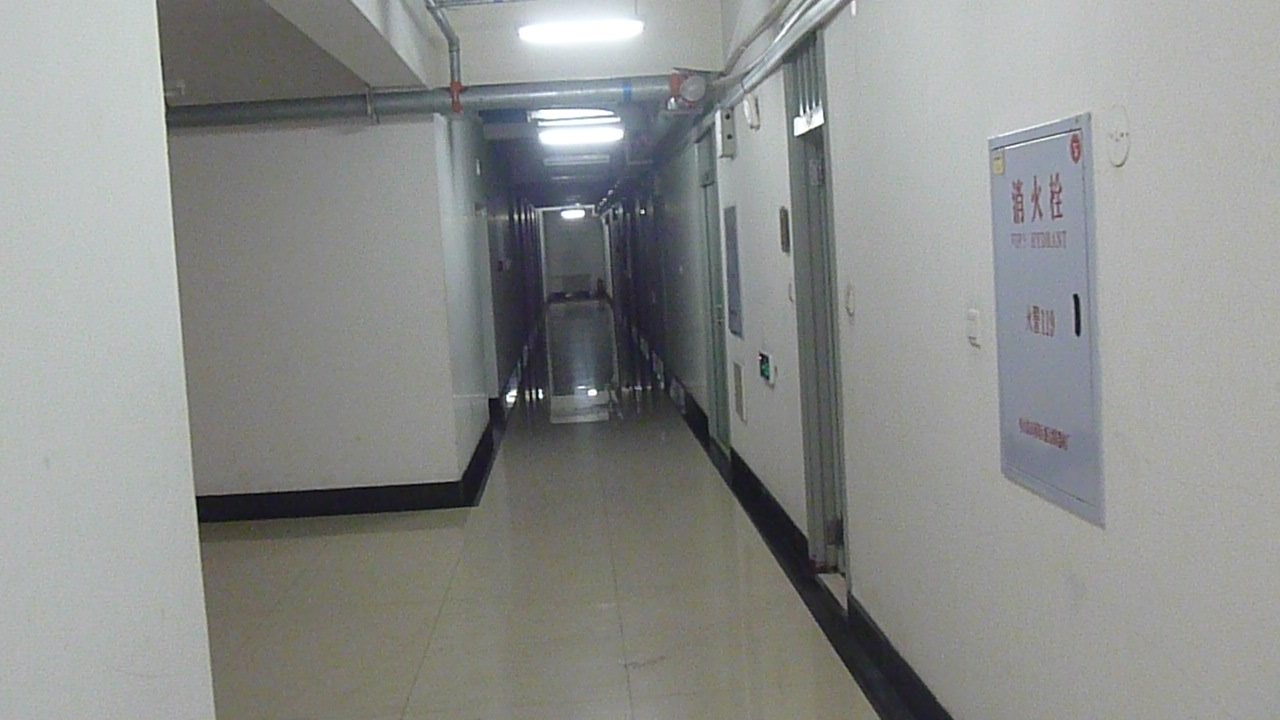
#> input picture img/corridor.jpg, 1280 x 720 px
$ python main.py   (older library calls are emulated)
#> lines starting #> are read from the running program, lines starting #| are printed output that depends on the picture
### research/util.py
#!/usr/bin/env python
# -*- coding: utf-8 -*-
'''
Created on 2014-5-23

@author: Zhou Xiong
'''
import copy
import logging

import cv2
import numpy as np

freeman_code = np.asarray([[1, 0], [1, -1], [0, -1], [-1, -1],
                           [-1, 0], [-1, 1], [0, 1], [1, 1]], np.float)


#TODO: 实现freeman chain code的可视化
# [17 lines left out: function convert_chiancode, not called in this run]

import inspect
getFuncName = lambda: inspect.stack()[1][3]


def info(*message, **dict_args):
    for e in message:
        print e,


# [86 lines left out: functions add_noise, line, line_noisy, distance_from_point_to_line, get_elements_in_window, interpolate_points, not called in this run]


class Plotter(object):

    # [72 lines left out: functions __convert_line_format, plot_lines, plot_points, plot_image, plot_contours, not called in this run]

### main.py
#!/usr/bin/env python
# -*- coding: utf-8 -*-
'''
Created on 2014-7-2

@author:  Zhou Xiong
'''
import cv2
import logging
import copy

from research.corner.corner_extraction import get_sub_image, CornerExtractor
from research.corner.global_variable import GlobalVariable
from research.util import info


def perspectvie_trans_demo():
    from research.corner.image_transformer import ImageTransformer
    from research.corner.rectangle_drawer import RectangleDrawer

    # Create a black image, a window and bind *draw_rectangle* to it
    cv2.namedWindow('image')
    cv2.setMouseCallback('image', RectangleDrawer.draw_rectangle)

    # Read image
    GlobalVariable.original_image = cv2.imread('img/corridor.jpg')
    if GlobalVariable.original_image is None:
        logging.error('Image Not Found')
        assert 0
    GlobalVariable.original_image = cv2.resize(GlobalVariable.original_image,
                                               (0, 0), fx=0.3, fy=0.3)
    # image for display
    GlobalVariable.display_image = copy.deepcopy(GlobalVariable.original_image)
    # Show image
    cv2.imshow("image", GlobalVariable.display_image)
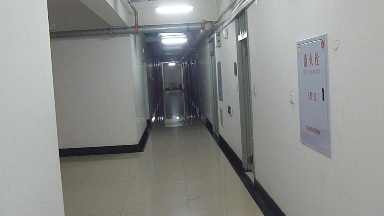
#> window 'image': shape (216, 384, 3); mean B, G, R 140.1, 142, 140.2
    # Wait for user input,
    # the target rectangle should be drawn before hitting caret
    key = cv2.waitKey(0)
#> (key Esc is pressed here)
    # if caret is hit
    if key == ord('\r'):
        # extract target region
        sub_image = get_sub_image(GlobalVariable.original_image,
                                  GlobalVariable.start_point,
                                  GlobalVariable.end_point)
        # transform image
        transformer = ImageTransformer(sub_image)
        transformed_image = transformer.transform()
        # show result and wait
        cv2.imshow("transformed", transformed_image)
        cv2.waitKey(0)

    # clean up windows
    cv2.destroyAllWindows()


def ransac_corner_extraction_demo(path, n, convex):
    from research.util import Plotter
    img = cv2.imread(path)
    GlobalVariable.original_image = img
    extractor = CornerExtractor(img)
    vertices = extractor.extract(n, convex)
    info(vertices)
    Plotter.plot_points(GlobalVariable.original_image,
                        vertices, 'final points')

if __name__ == '__main__':
    info('Hello')
    info("Good Start")
    perspectvie_trans_demo()
#     ransac_corner_extraction_demo('img/flag.jpg', 7, False)
#     ransac_corner_extraction_demo('img/rect.jpg', 4, False)
#     ransac_corner_extraction_demo('img/array.jpg', 4, False)
    info('Bye')
